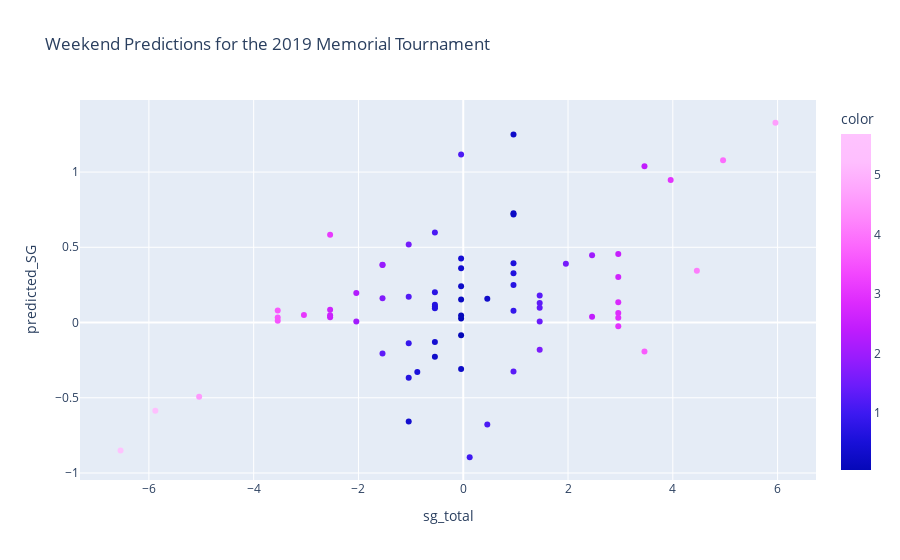

The notebook cell this image was saved under:
### Code cell
px.scatter(data_frame=SatSun, x='sg_total', y = 'predicted_SG', color=abs(SatSun['residuals']), 
           color_continuous_scale=px.colors.sequential.Plotly3,
           hover_name = 'player_name', title='Weekend Predictions for the 2019 Memorial Tournament')

### Figure 1 — Plotly figure (JSON) as saved in the notebook; plotly's stock layout.template omitted (floating-point values rounded to 4 significant figures)
{"data": [{"hovertemplate": "<b>%{hovertext}</b><br><br>sg_total=%{x}<br>predicted_SG=%{y}<br>color=%{marker.color}<extra></extra>", "hovertext": ["An, Byeong Hun", "Ancer, Abraham", "Aphibarnrat, Kiradech", "Armour, Ryan", "Baddeley, Aaron", "Cabrera Bello, Rafa", "Cantlay, Patrick", "Cauley, Bud", "Choi, K.J.", "Conners, Corey", "Cook, Austin", "Dahmen, Joel", "DeChambeau, Bryson", "Donald, Luke", "Dufner, Jason", "Fitzpatrick, Matthew", "Fowler, Rickie", "Furyk, Jim", "Glover, Lucas", "Grillo, Emiliano", "Hadwin, Adam", "Harman, Brian", "Hatton, Tyrrell", "Homa, Max", "Horschel, Billy", "Im, Sungjae", "Jones, Matt", "Kaymer, Martin", "Kim, Si Woo", "Kisner, Kevin", "Knox, Russell", "Kokrak, Jason", "Lahiri, Anirban", "Lee, Kyoung-Hoon", "Leishman, Marc", "Lingmerth, David", "Luiten, Joost", "Malnati, Peter", "Matsuyama, Hideki", "Merritt, Troy", "Mitchell, Keith", "Moore, Ryan", "Niemann, Joaquin", "Noren, Alex", "Oosthuizen, Louis", "Perez, Pat", "Poston, J.T.", "Potter, Jr., Ted", "Putnam, Andrew", "Rose, Justin", "Ryder, Sam", "Sabbatini, Rory", "Schauffele, Xander", "Schenk, Adam", "Scott, Adam", "Sharma, Shubhankar", "Spieth, Jordan", "Stallings, Scott", "Steele, Brendan", "Stenson, Henrik", "Streelman, Kevin", "Stricker, Steve", "Stuard, Brian", "Taylor, Vaughn", "Thompson, Michael", "Watney, Nick", "Willett, Danny", "Woodland, Gary", "Woods, Tiger", "Xiong, Norman"], "legendgroup": "", "marker": {"color": [2.825, 2.577, 1.33, 1.641, 1.279, 0.402, 4.631, 0.6317, 4.547, 3.575, 0.904, 3.621, 2.012, 0.4116, 3.652, 2.589, 1.158, 0.466, 1.139, 0.5651, 0.1932, 0.2674, 0.7097, 0.06727, 2.657, 2.237, 0.7417, 2.895, 2.047, 0.6466, 0.3002, 1.923, 0.3835, 3.554, 2.503, 1.284, 0.5483, 2.984, 3.012, 1.702, 1.212, 0.6585, 1.453, 0.08725, 1.925, 0.6353, 0.04424, 5.691, 0.2822, 0.2906, 3.091, 1.569, 0.2331, 1.335, 3.88, 5.291, 0.2414, 0.3129, 1.137, 1.559, 4.115, 2.927, 0.8811, 2.627, 2.421, 1.36, 0.6742, 3.124, 2.421, 1.018], "coloraxis": "coloraxis", "symbol": "circle"}, "mode": "markers", "name": "", "orientation": "v", "showlegend": false, "type": "scatter", "x": [2.959, -2.541, 1.459, 1.459, 1.459, -0.041, 5.959, 0.959, -5.041, -3.541, -1.041, -3.541, 2.459, -0.541, 3.459, -2.541, -0.041, -0.041, -0.541, 0.959, -0.041, -0.041, 0.959, -0.041, 2.959, -2.041, -0.541, 2.959, -2.041, -0.541, 0.459, -1.541, -1.041, -3.541, 2.959, 0.959, -0.877, 2.959, 3.959, -1.541, -1.041, -0.541, 1.459, -0.041, -1.541, -0.541, -0.041, -6.541, -0.041, 0.959, -3.041, 1.959, 0.959, -1.541, 4.959, -5.877, 0.959, -0.541, 0.459, -1.041, 4.459, 2.959, 0.959, -2.541, 2.459, 1.459, -1.041, -2.541, 3.459, 0.123], "xaxis": "x", "y": [0.1345, 0.03562, 0.1289, -0.1816, 0.1803, 0.361, 1.328, 0.3273, -0.4938, 0.03381, -0.137, 0.07964, 0.4467, -0.1294, -0.1927, 0.04796, 1.117, 0.425, 0.5977, 0.3939, 0.1522, -0.3084, 0.2493, 0.02627, 0.3023, 0.1963, 0.2007, 0.06357, 0.006414, 0.1056, 0.1588, 0.3818, -0.6575, 0.01257, 0.4559, -0.3248, -0.3287, -0.02509, 0.9466, 0.1606, 0.1715, 0.1175, 0.006105, 0.04625, 0.3842, 0.09434, -0.08524, -0.8503, 0.2412, 1.25, 0.04995, 0.3898, 0.7259, -0.2065, 1.079, -0.5862, 0.7176, -0.2281, -0.6784, 0.5182, 0.3437, 0.03183, 0.0779, 0.08551, 0.03793, 0.09886, -0.3668, 0.5829, 1.038, -0.8955], "yaxis": "y"}], "layout": {"coloraxis": {"colorbar": {"title": {"text": "color"}}, "colorscale": [[0, "#0508b8"], [0.08333, "#1910d8"], [0.1667, "#3c19f0"], [0.25, "#6b1cfb"], [0.3333, "#981cfd"], [0.4167, "#bf1cfd"], [0.5, "#dd2bfd"], [0.5833, "#f246fe"], [0.6667, "#fc67fd"], [0.75, "#fe88fc"], [0.8333, "#fea5fd"], [0.9167, "#febefe"], [1, "#fec3fe"]]}, "legend": {"tracegroupgap": 0}, "title": {"text": "Weekend Predictions for the 2019 Memorial Tournament"}, "xaxis": {"anchor": "y", "domain": [0, 1], "title": {"text": "sg_total"}}, "yaxis": {"anchor": "x", "domain": [0, 1], "title": {"text": "predicted_SG"}}}}
